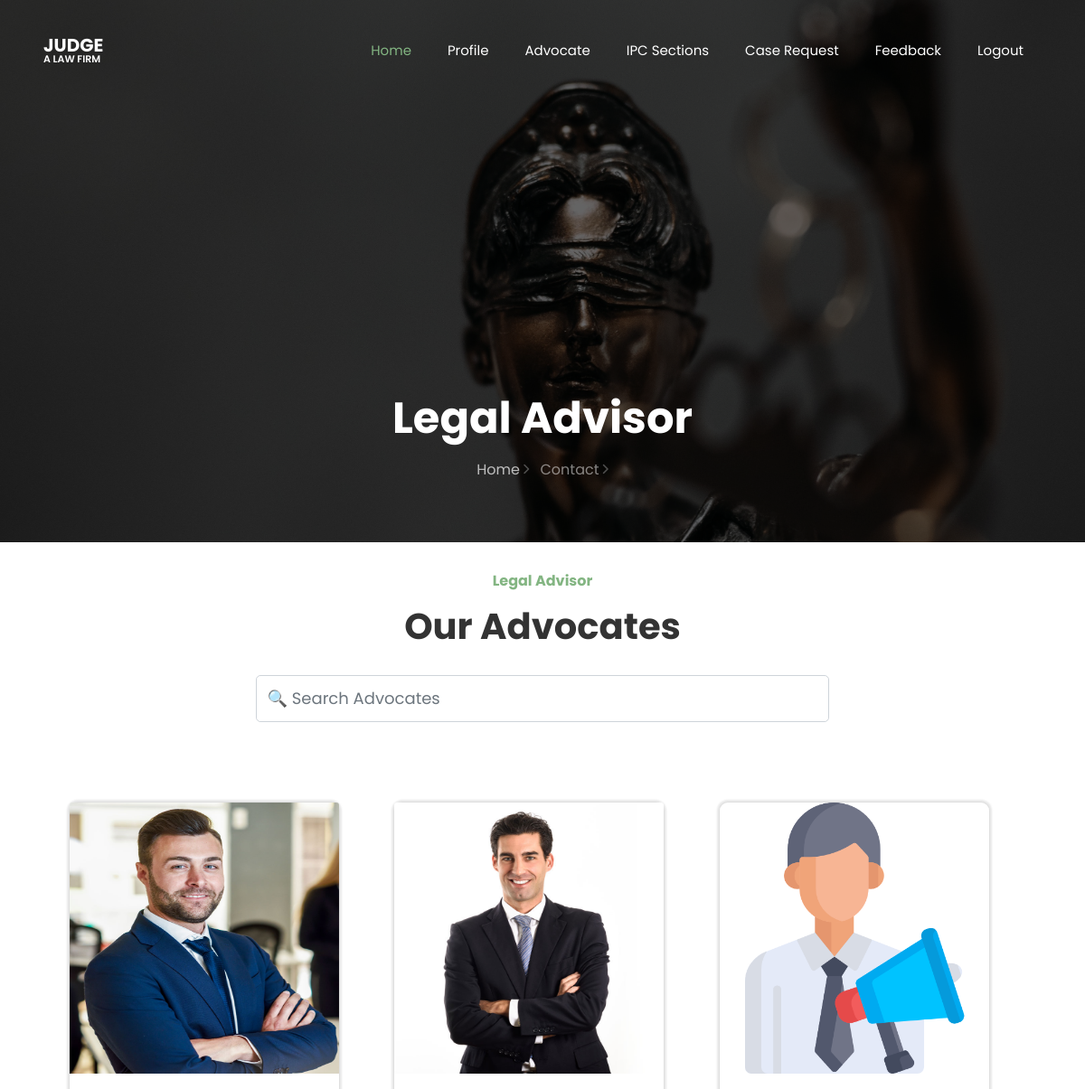
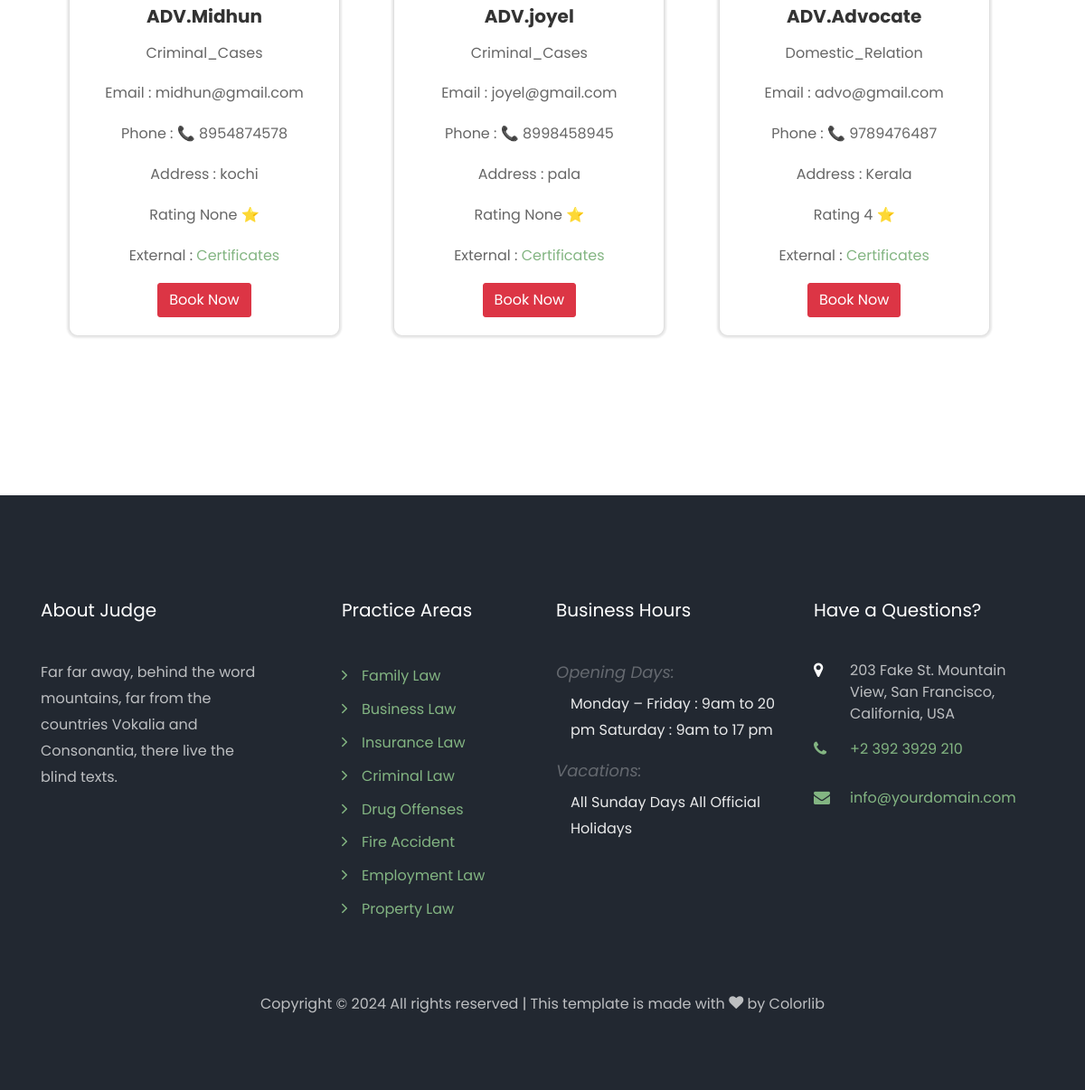
Page /userview_Advocate/ on the committed database (2 pictures, top to bottom).
### myapp/models.py (models this page shows)
class Advocate(models.Model):
    name = models.CharField(max_length=100, null=True)
    email = models.EmailField(max_length=100, null=True)
    phone = models.IntegerField(null=True, blank=True)
    address = models.CharField(max_length=300, null=True)
    dob = models.DateField()
    gender = models.CharField(max_length=100)
    image = models.ImageField(null=True, upload_to="profile")
    files = models.FileField(null=True, upload_to="profile")
    loginid = models.ForeignKey(Login, on_delete=models.CASCADE, null=True)
    district= models.CharField(max_length=100, null=True)
    category=models.CharField(max_length=100, null=True)
    qualification=models.CharField(max_length=100, null=True)
    Regfee=models.CharField(max_length=100, null=True,default="Pending")
    advo_rating=models.IntegerField(null=True,blank=True)
    def __str__(self):
        return self.name

### myapp/views.py (the view)
# urls.py: path('userview_Advocate/',views.userview_Advocate),
def userview_Advocate(request):
    vie = Advocate.objects.filter(loginid__is_active=1)
    print(vie)
    return render(request, "User/advocate_view.html", {"vie": vie})

### templates/User/advocate_view.html (shortened to what this page needs)
{% extends 'User/common.html' %}
{% load static %}
{% block header %}
<br>
<section class="ftco-section ftco-no-pt">
    <div class="container" style="border-radius: 10px;">
        <div class="row justify-content-center mb-5 pb-3">
            <div class="col-md-7 text-center heading-section ftco-animate">
                <span class="subheading">Legal Advisor</span>
                <h2 class="mb-4">Our Advocates</h2>
                <input type="text" class="form-control" placeholder="🔍 Search Advocates " id="searchInput" name="" id="">
            </div>
        </div>
        <div class="row m-3 my-5">
            {% for i in vie %}
            <div class="col my-3">
                <div class="card" style="border-radius: 10px;box-shadow: 0 0 2px 2px rgb(233, 233, 233);width: 300px;">
                    <img src="/static/media/{{i.image}}" class="card-img-top" height="300px"
                        alt="Hollywood Sign on The Hill" />
                    <div class="card-body">
                        <center>
                            <h5 class="card-title"><b>ADV.{{i.name}}</b></h5>
                            <p class="">{{i.category}}</p>
                            <p class="">Email : {{i.email}}</p>
                            <p class="">Phone : 📞 {{i.phone}}</p>
                            <p class="">Address : {{i.address}}</p>
                            <p class="">Rating {{i.advo_rating}} ⭐</p>
                            <p class="">External : <a href="/static/media/{{i.files}}">Certificates</a></p>
                            <a href="/user_book_case?email={{i.email}}" class="btn btn-danger">Book Now</a>
                        </center>
                    </div>
                </div>
            </div><br><br>
            {% endfor %}
        </div>
    </div>
</section>
{% endblock %}

### rows in the picture
Advocate: image (picture), name "Midhun", category "Criminal_Cases", email "midhun@gmail.com", phone "8954874578", address "kochi", advo_rating "None"
Advocate: image (picture), name "joyel", category "Criminal_Cases", email "joyel@gmail.com", phone "8998458945", address "pala", advo_rating "None"
Advocate: image (picture), name "Advocate", category "Domestic_Relation", email "advo@gmail.com", phone "9789476487", address "Kerala", advo_rating "4"
